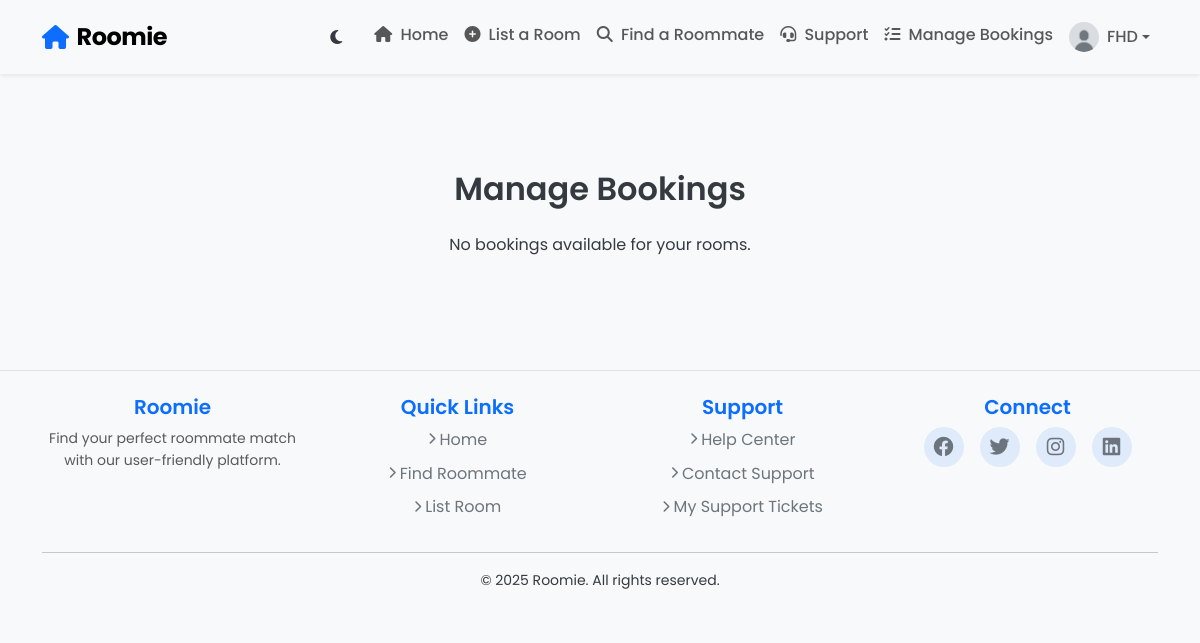
The app's page /manage-bookings/ (signed in), older data.
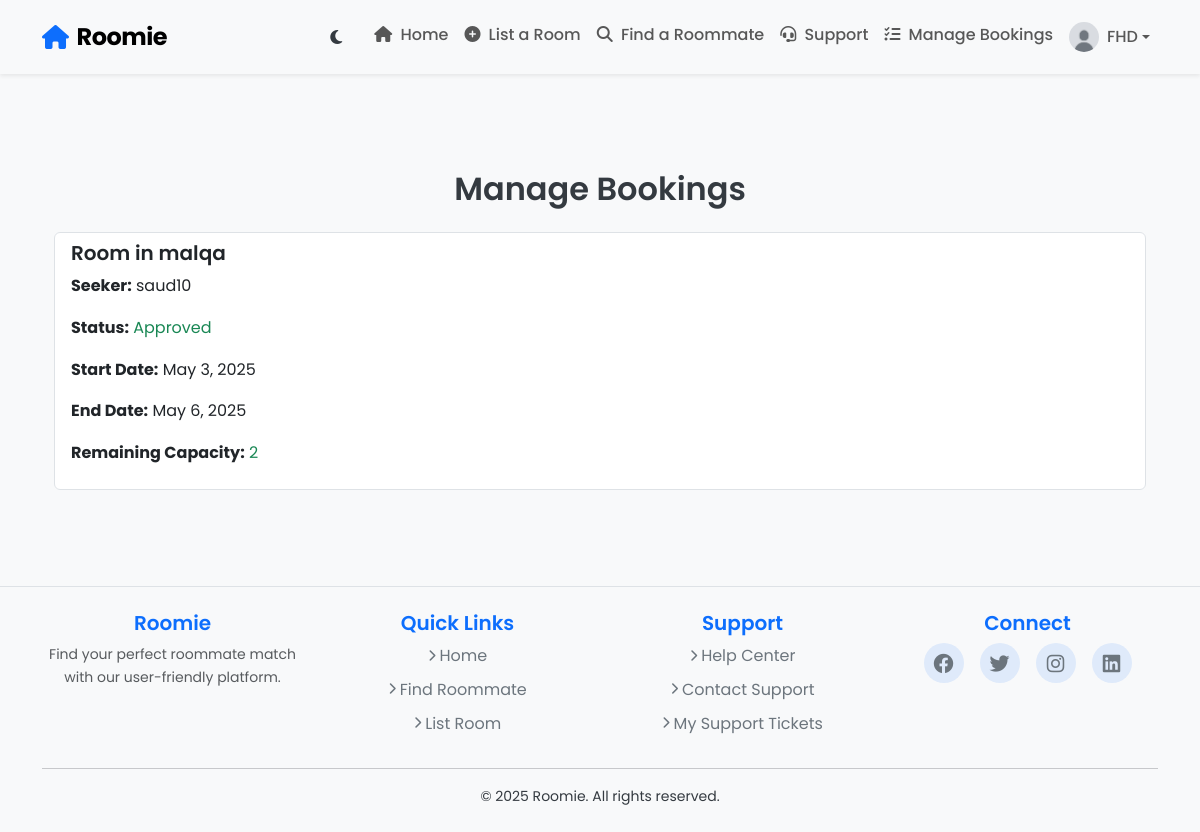
The same page, newer data.
### core/models.py (models this page shows, shortened)
class RoomBooking(models.Model):
    room = models.ForeignKey(Room, on_delete=models.CASCADE, related_name='bookings')
    seeker = models.ForeignKey(User, on_delete=models.CASCADE, related_name='bookings')
    start_date = models.DateField()
    end_date = models.DateField()
    status = models.CharField(max_length=20, choices=[
        ('pending', 'Pending'),
        ('approved', 'Approved'),
        ('rejected', 'Rejected'),
        ('cancelled', 'Cancelled'),
    ], default='pending')
    timestamp = models.DateTimeField(auto_now_add=True)
    notification_sent = models.BooleanField(default=False)  # Track if the seeker has been notified

class Room(models.Model):
    room_id = models.AutoField(primary_key=True)  # Custom primary key
    provider = models.ForeignKey(User, on_delete=models.CASCADE, related_name='rooms')
    title = models.CharField(max_length=200)
    description = models.TextField()
    location = models.CharField(max_length=255)
    rent = models.DecimalField(max_digits=8, decimal_places=2)
    room_type = models.CharField(max_length=20, choices=[
        ('private', 'Private Room'),
        ('shared', 'Shared Room'),
        ('studio', 'Studio'),
        ('apartment', 'Apartment'),
    ])
    bedrooms = models.PositiveIntegerField(default=1)  # Number of bedrooms
    is_available = models.BooleanField(default=True)
    image = models.ImageField(
        upload_to='images/',
        blank=True,
        null=True,
        default='/media/images/default_room.jpg'  # Set default room image
        )
    created_at = models.DateTimeField(auto_now_add=True)

class User(AbstractUser):
    ACCOUNT_TYPE_CHOICES = [
        ('seeker', 'Seeker'),
        ('provider', 'Provider'),
    ]
    GENDER_CHOICES = [
        ('male', 'Male'),
        ('female', 'Female'),
    ]
    email = models.EmailField(unique=True)
    gender = models.CharField(max_length=10, choices=GENDER_CHOICES, blank=True, null=True)
    birthdate = models.DateField(blank=True, null=True)
    bio = models.TextField(blank=True, null=True)
    location = models.CharField(max_length=255, blank=True, null=True)
    profile_photo = models.ImageField(
        upload_to='profile_photos/',
        blank=True,
        null=True,
        default='profile_photos/default_user.jpg'  # Set default profile photo
    )
    account_type = models.CharField(max_length=10, choices=ACCOUNT_TYPE_CHOICES, default='seeker')
    is_available = models.BooleanField(default=True, help_text="Whether the user is currently available as a roommate")

### roomie/views.py (the view)
# urls.py: path('manage-bookings/', views.manage_bookings, name='manage_bookings'),
@login_required
def manage_bookings(request):
    if request.user.account_type != 'provider':
        return redirect('home')
    bookings = RoomBooking.objects.filter(room__provider=request.user).select_related('room', 'seeker')
    booking_data = []
    for booking in bookings:
        room = booking.room
        approved_bookings = RoomBooking.objects.filter(room=room, status='approved').count()
        remaining_capacity = room.bedrooms - approved_bookings
        booking_data.append({
            'booking': booking,
            'remaining_capacity': remaining_capacity
        })
    return render(request, 'manage_bookings.html', {'booking_data': booking_data})

### roomie/templates/manage_bookings.html (shortened to what this page needs)
{% extends 'base.html' %}
{% block content %}
<div class="container mt-5">
    <h2 class="text-center">Manage Bookings</h2>
    <div class="list-group mt-4">
        {% for data in booking_data %}
        <div class="list-group-item">
            <h5 class="mb-2">{{ data.booking.room.title }}</h5>
            <p><strong>Seeker:</strong> {{ data.booking.seeker.username }}</p>
            <p><strong>Status:</strong>
                <span class="{% if data.booking.status == 'approved' %}text-success{% elif data.booking.status == 'rejected' %}text-danger{% else %}text-warning{% endif %}">
                    {{ data.booking.status|capfirst }}
                </span>
            </p>
            <p><strong>Start Date:</strong> {{ data.booking.start_date }}</p>
            <p><strong>End Date:</strong> {{ data.booking.end_date }}</p>
            <p><strong>Remaining Capacity:</strong>
                <span class="{% if data.remaining_capacity > 0 %}text-success{% else %}text-danger{% endif %}">
                    {{ data.remaining_capacity }}
                </span>
            </p>
        </div>
        {% empty %}
        <p class="text-center">No bookings available for your rooms.</p>
        {% endfor %}
    </div>
</div>
{% endblock %}

Row changes from the older to the newer data that the page shows:
added RoomBooking: booking.room "Room in malqa", booking.seeker.username "saud10", booking.status "Approved", booking.start_date "May 3, 2025", booking.end_date "May 6, 2025", remaining_capacity "2"
Text that changed along with them:
text no longer shown: "No bookings available for your rooms."
